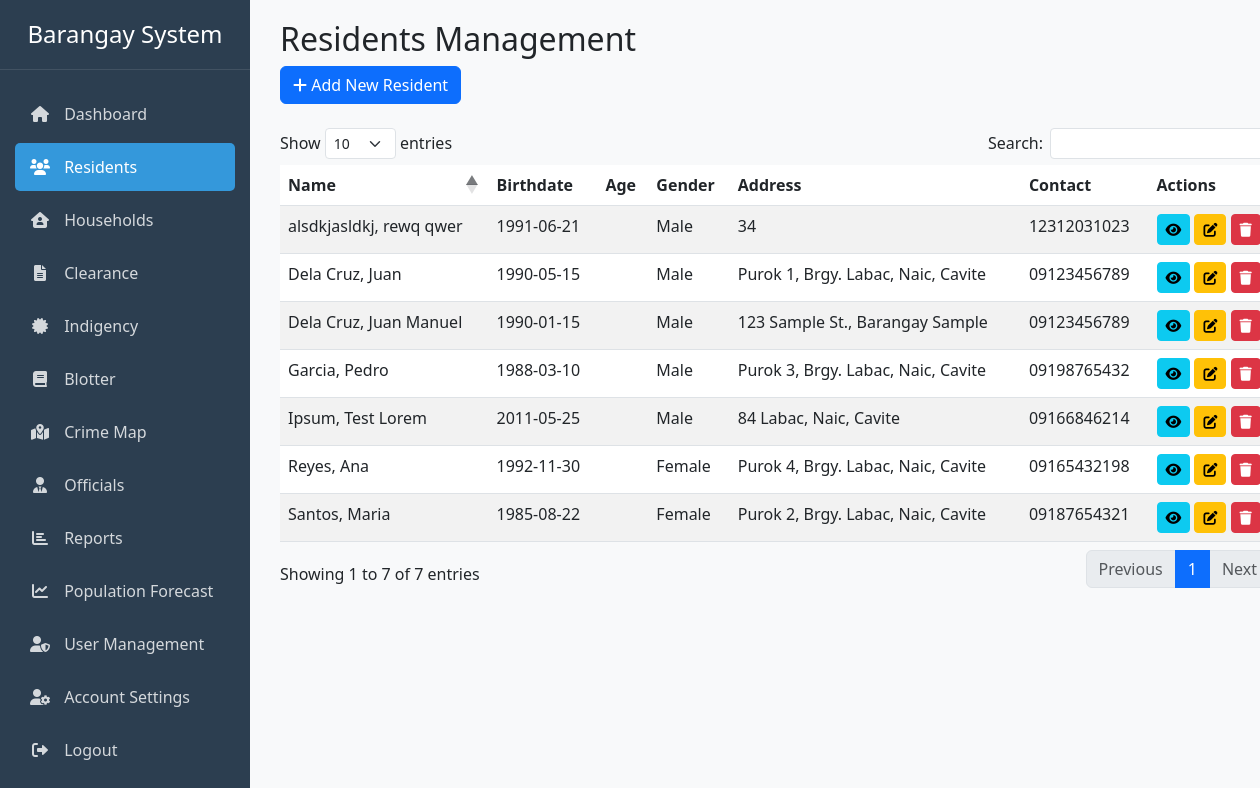
The page /residents.php (signed in) on the database as committed earlier.
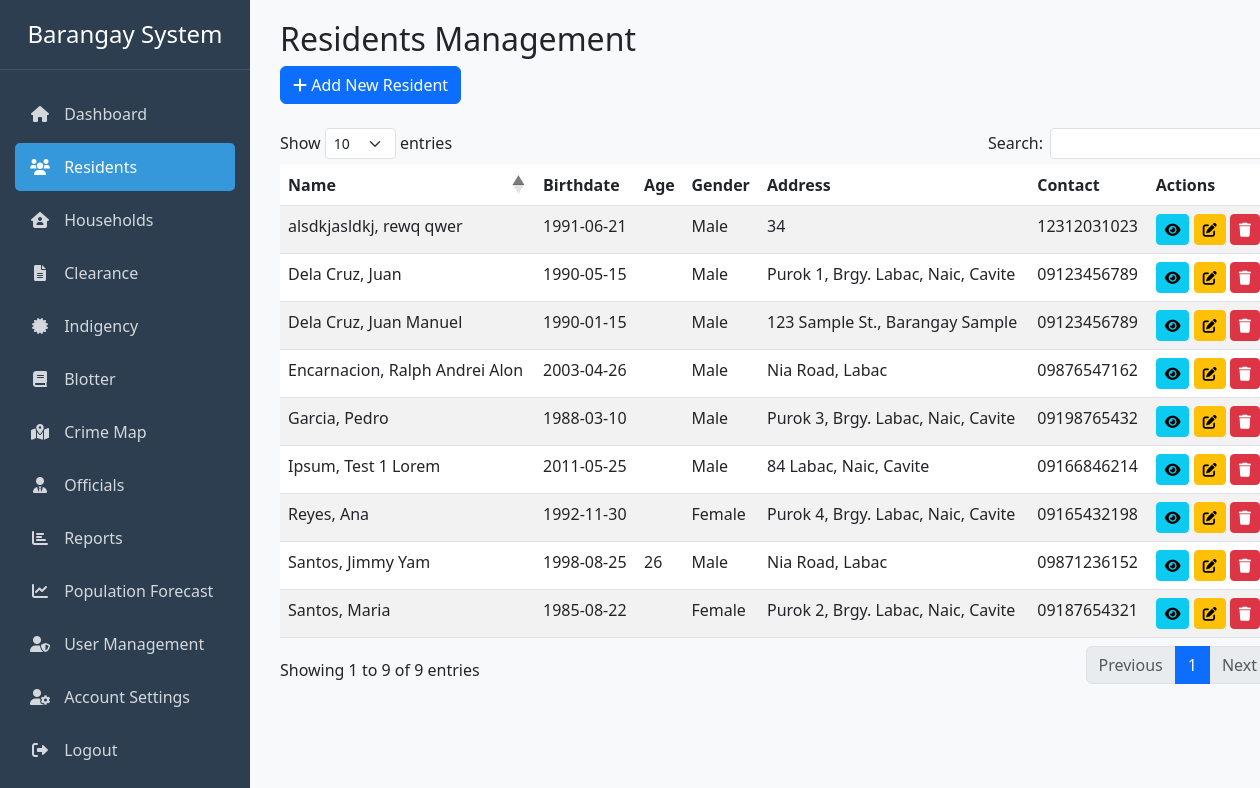
The same page on the database as committed later.
### tables this page shows
CREATE TABLE `residents` (
  `id` int(11) NOT NULL,
  `first_name` varchar(50) NOT NULL,
  `middle_name` varchar(50) DEFAULT NULL,
  `last_name` varchar(50) NOT NULL,
  `birthdate` date NOT NULL,
  `gender` enum('Male','Female','Other') NOT NULL,
  `civil_status` varchar(20) DEFAULT NULL,
  `address` text NOT NULL,
  `contact_number` varchar(20) DEFAULT NULL,
  `email` varchar(100) DEFAULT NULL,
  `occupation` varchar(100) DEFAULT NULL,
  `created_at` timestamp NOT NULL DEFAULT current_timestamp(),
  `household_id` int(11) DEFAULT NULL,
  `nationality` varchar(50) DEFAULT 'Filipino',
  `age` int(11) DEFAULT NULL
);

### includes/permissions.php (called while the page is built, shortened)
<?php
function checkUserPermission($action) {
    $role = $_SESSION['role'];
    $permissions = [
        'admin' => [
            'create_resident' => true,
            'edit_resident' => true,
            'delete_resident' => true,
            'view_resident' => true,
            'create_household' => true,
            'edit_household' => true,
            'delete_household' => true,
            'view_household' => true,
            'create_indigency' => true,
            'edit_indigency' => true,
            'delete_indigency' => true,
            'view_indigency' => true,
            'print_indigency' => true,
            'create_clearance' => true,
            'edit_clearance' => true,
            'delete_clearance' => true,
            'view_clearance' => true,
            'print_clearance' => true,
            'view_officials' => true,
            'create_official' => true,
            'edit_official' => true,
            'end_official_term' => true,
            'create_blotter' => true,
            'edit_blotter' => true,
            'delete_blotter' => true,
            'view_blotter' => true,
            'change_blotter_status' => true
        ],
        'secretary' => [
            'create_resident' => false,
            'edit_resident' => false,
            'delete_resident' => false,
            'view_resident' => true,
            'create_household' => false,
            'edit_household' => false,
            'delete_household' => false,
            'view_household' => true,
            'create_indigency' => true,
            'edit_indigency' => false,
            'delete_indigency' => false,
            'view_indigency' => true,
            'print_indigency' => true,
            'create_clearance' => true,
            'edit_clearance' => false,
            'delete_clearance' => false,
            'view_clearance' => true,
            'print_clearance' => false,
            'view_officials' => true,
            'create_official' => false,
            'edit_official' => false,
            'end_official_term' => false,
            'create_blotter' => true,
            'edit_blotter' => true,
            'delete_blotter' => false,
            'view_blotter' => true,
            'change_blotter_status' => false
        ]
    ];
    return isset($permissions[$role][$action]) ? $permissions[$role][$action] : false;
}
?>

### residents.php (the view, shortened to what the changed rows need)
<?php
require_once 'auth_check.php';
require_once 'includes/permissions.php';
$result = $conn->query("SELECT * FROM residents ORDER BY last_name, first_name");
$residents = $result->fetch_all(MYSQLI_ASSOC);
?>
<!DOCTYPE html>
<html lang="en">
<head>
    <link href="https://cdn.jsdelivr.net/npm/bootstrap@5.3.0/dist/css/bootstrap.min.css" rel="stylesheet">
    <link href="https://cdnjs.cloudflare.com/ajax/libs/font-awesome/6.0.0/css/all.min.css" rel="stylesheet">
    <link href="https://cdn.datatables.net/1.11.5/css/dataTables.bootstrap5.min.css" rel="stylesheet">
</head>
<body>
    <div class="container-fluid">
        <div class="row">
            <?php require_once __DIR__ . '/includes/header.php'; ?>
            <div class="col-md-9 col-lg-10 main-content">
                <div class="row mb-4">
                    <div class="col-12">
                        <h2>Residents Management</h2>
                    </div>
                </div>
                <div class="table-responsive">
                    <table id="residentsTable" class="table table-striped">
                        <thead>
                            <tr>
                                <th>Name</th>
                                <th>Birthdate</th>
                                <th>Age</th>
                                <th>Gender</th>
                                <th>Address</th>
                                <th>Contact</th>
                                <th>Actions</th>
                            </tr>
                        </thead>
                        <tbody>
                            <?php foreach ($residents as $resident): ?>
                            <tr>
                                <td><?= $resident['last_name'] . ', ' . $resident['first_name'] . ' ' . $resident['middle_name'] ?></td>
                                <td><?= $resident['birthdate'] ?></td>
                                <td><?= $resident['age'] ?></td>
                                <td><?= $resident['gender'] ?></td>
                                <td><?= $resident['address'] ?></td>
                                <td><?= $resident['contact_number'] ?></td>
                                <td>
                                    <button class="btn btn-sm btn-info view-resident" data-id="<?= $resident['id'] ?>" data-bs-toggle="modal" data-bs-target="#viewResidentModal" title="View">
                                        <i class="fas fa-eye"></i>
                                    </button>
                                    <?php if (checkUserPermission('edit_resident')): ?>
                                    <button class="btn btn-sm btn-warning edit-resident" data-id="<?= $resident['id'] ?>" data-bs-toggle="modal" data-bs-target="#editResidentModal" title="Edit">
                                        <i class="fas fa-edit"></i>
                                    </button>
                                    <?php endif; ?>
                                    <?php if (checkUserPermission('delete_resident')): ?>
                                    <button class="btn btn-sm btn-danger delete-resident" data-id="<?= $resident['id'] ?>" data-bs-toggle="modal" data-bs-target="#deleteResidentModal" title="Delete">
                                        <i class="fas fa-trash"></i>
                                    </button>
                                    <?php endif; ?>
                                </td>
                            </tr>
                            <?php endforeach; ?>
                        </tbody>
                    </table>
                </div>
            </div>
        </div>
    </div>
</body>
</html>

Rows that differ between the two databases and show on the page:
added residents: last_name "Encarnacion", first_name "Ralph Andrei", middle_name "Alon", birthdate "2003-04-26", gender "Male", address "Nia Road, Labac", contact_number "09876547162"
changed residents "Ipsum": first_name "Test" → "Test 1"
added residents: last_name "Santos", first_name "Jimmy", middle_name "Yam", birthdate "1998-08-25", age "26", gender "Male", address "Nia Road, Labac", contact_number "09871236152"
Other text that changed with them:
text written by a page script: "Show entries Search: Showing 1 to 7 of 7 entries Previous 1 Next" → "Show entries Search: Showing 1 to 9 of 9 entries Previous 1 Next"
